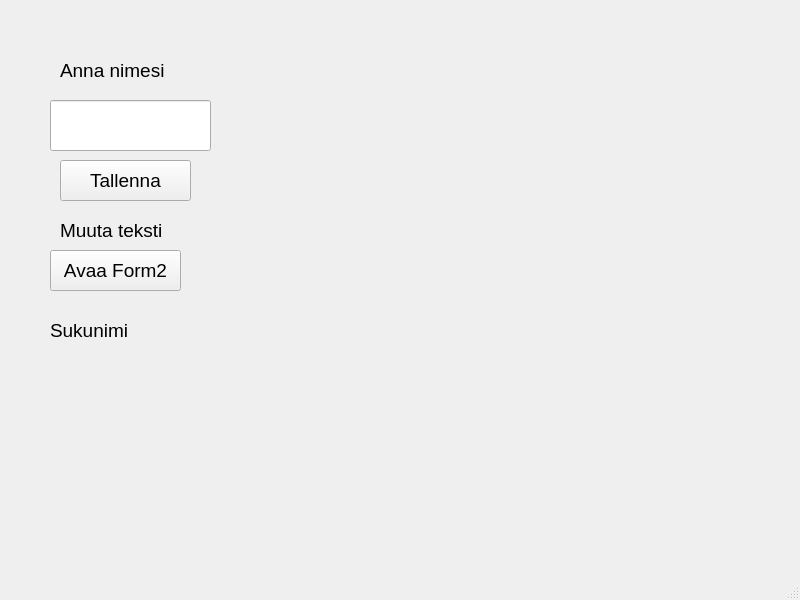
<?xml version="1.0" encoding="UTF-8"?>
<ui version="4.0">
 <class>MainWindow</class>
 <widget class="QMainWindow" name="MainWindow">
  <property name="geometry">
   <rect>
    <x>0</x>
    <y>0</y>
    <width>800</width>
    <height>600</height>
   </rect>
  </property>
  <property name="windowTitle">
   <string>MainWindow</string>
  </property>
  <widget class="QWidget" name="centralwidget">
   <widget class="QPushButton" name="btnSave">
    <property name="geometry">
     <rect>
      <x>60</x>
      <y>160</y>
      <width>131</width>
      <height>41</height>
     </rect>
    </property>
    <property name="font">
     <font>
      <pointsize>14</pointsize>
     </font>
    </property>
    <property name="text">
     <string>Tallenna</string>
    </property>
   </widget>
   <widget class="QLabel" name="label">
    <property name="geometry">
     <rect>
      <x>60</x>
      <y>50</y>
      <width>141</width>
      <height>41</height>
     </rect>
    </property>
    <property name="font">
     <font>
      <pointsize>14</pointsize>
     </font>
    </property>
    <property name="text">
     <string>Anna nimesi</string>
    </property>
   </widget>
   <widget class="QLineEdit" name="le1">
    <property name="geometry">
     <rect>
      <x>50</x>
      <y>100</y>
      <width>161</width>
      <height>51</height>
     </rect>
    </property>
    <property name="font">
     <font>
      <pointsize>14</pointsize>
     </font>
    </property>
   </widget>
   <widget class="QLabel" name="labelResult">
    <property name="geometry">
     <rect>
      <x>60</x>
      <y>210</y>
      <width>141</width>
      <height>41</height>
     </rect>
    </property>
    <property name="font">
     <font>
      <pointsize>14</pointsize>
     </font>
    </property>
    <property name="text">
     <string>Muuta teksti</string>
    </property>
   </widget>
   <widget class="QPushButton" name="btnOpenForm2">
    <property name="geometry">
     <rect>
      <x>50</x>
      <y>250</y>
      <width>131</width>
      <height>41</height>
     </rect>
    </property>
    <property name="font">
     <font>
      <pointsize>14</pointsize>
     </font>
    </property>
    <property name="text">
     <string>Avaa Form2</string>
    </property>
   </widget>
   <widget class="QLabel" name="labelResult_2">
    <property name="geometry">
     <rect>
      <x>50</x>
      <y>310</y>
      <width>141</width>
      <height>41</height>
     </rect>
    </property>
    <property name="font">
     <font>
      <pointsize>14</pointsize>
     </font>
    </property>
    <property name="text">
     <string>Sukunimi</string>
    </property>
   </widget>
  </widget>
  <widget class="QMenuBar" name="menubar">
   <property name="geometry">
    <rect>
     <x>0</x>
     <y>0</y>
     <width>800</width>
     <height>21</height>
    </rect>
   </property>
  </widget>
  <widget class="QStatusBar" name="statusbar"/>
 </widget>
 <resources/>
 <connections/>
</ui>
